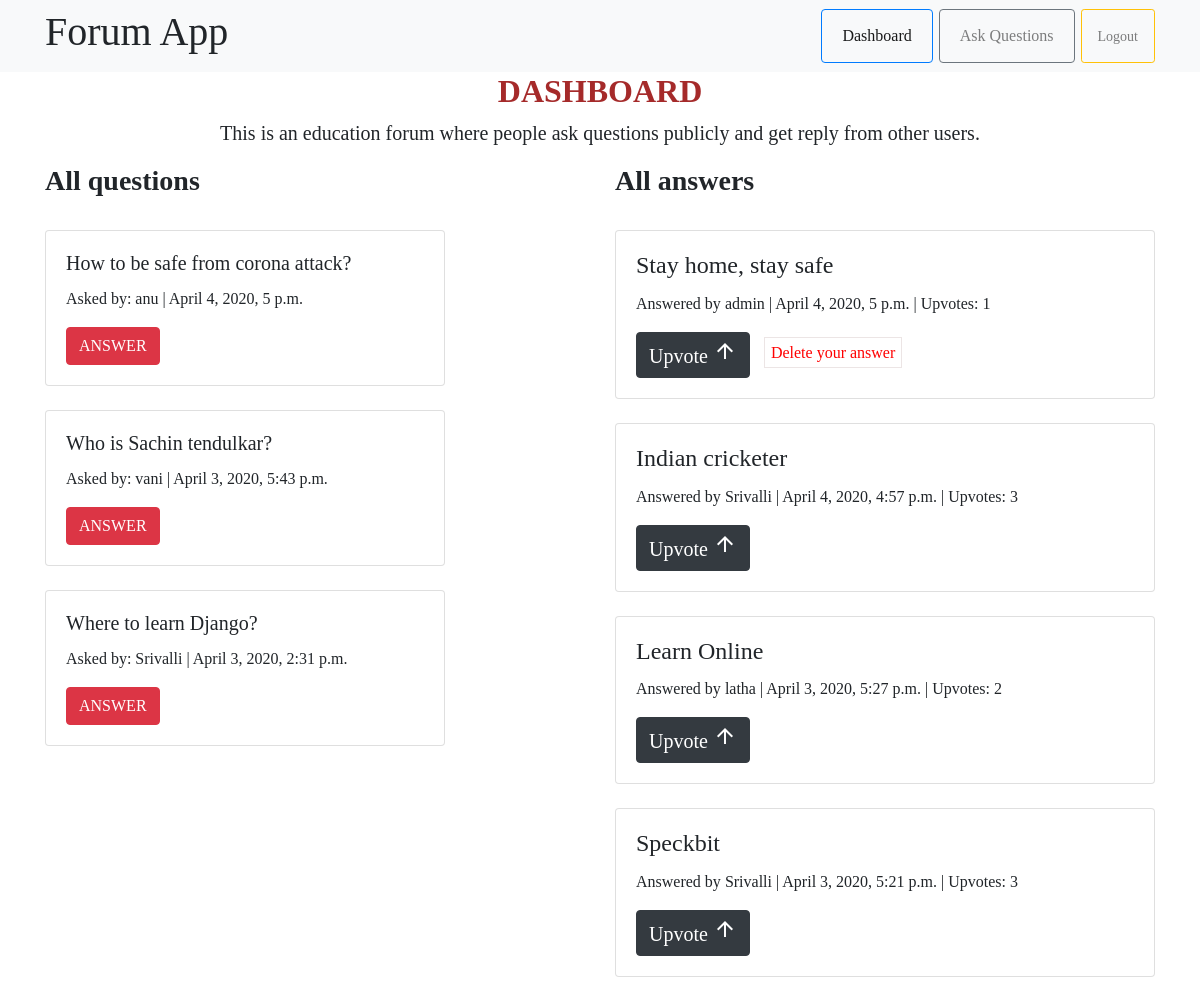
The app's page /dashboard/ (signed in) with its own data.
### quora/models.py (models this page shows, shortened)
class Question(models.Model):
    author= models.ForeignKey(User, on_delete=models.CASCADE)
    question= models.CharField(max_length=300,null=True, blank=True)
    timestamp= models.DateTimeField(auto_now=True,blank=True)

class Answer(models.Model):
	answer = models.CharField(max_length=1000, blank=True)
	timestamp = models.DateTimeField(auto_now_add=True, blank=True)
	question = models.ForeignKey(Question, on_delete=models.CASCADE)
	author = models.ForeignKey(User, on_delete=models.CASCADE)
	upvotes = models.IntegerField(blank=True)

### quora/views.py (the view)
# urls.py: path('dashboard/',dashboard),
def dashboard(request):
    all_questions=Question.objects.all().order_by('-timestamp')
    all_answers=Answer.objects.all().order_by('-timestamp')
    return render(request, "dashboard.html", {"all_questions":all_questions, "all_answers":all_answers})

### quora/templates/dashboard.html
{% extends 'base1.html' %}
{% block body %}
<div class="container">
        <h2 style="color: brown; text-align: center; font-weight: bolder;">DASHBOARD</h2>
        <p style="font-size: 20px;text-align: center;">This is an education forum where people ask questions publicly and get reply from other users.</p>
        <div class="row">
        <div class="col-md-6">
            <div class="sub-head">
                <h3 style="font-weight: bold;">All questions</h3>
            </div>
            <br>
            {%for q in all_questions%}
            <div class="card" style="width: 25rem;">
                <div class="card-body">
                    <h5 class="card-title">{{ q.question }}</h5>
                    <p class="card-text">Asked by: {{q.author}} | {{q.timestamp}}</p>
                    <a href="/discussion/{{q.id}}/" class="btn btn-danger">ANSWER</a>
                 </div>
            </div>
            <br>
			{% endfor %}
        </div>
        <div class="col-md-6">
            <div class="sub-head">
                <h3  style="font-weight: bold;">All answers</h3>
            </div>
            <br>
            {% for a in all_answers %}
					<div class="card">
						<div class="card-body">
							<h4 class="card-title">{{ a.answer }}</h4>
							<p class="card-text">Answered by {{ a.author }} | {{ a.timestamp }} | Upvotes: {{ a.upvotes }}</p>
							<a href="/upvote/{{a.id}}/" class="btn btn-dark" style="font-size: 20px;">Upvote
                                <i class="material-icons ">arrow_upward</i></a>
                            {% if a.author == user %}
							<a style="border: 1px solid rgb(236, 229, 229); text-decoration: none;padding: 6px; color: red; margin-left: 10px;" href="/delete_answer/{{a.id}}/">Delete your answer</a>
							{% endif %}
						</div>
					</div><br>
				{% endfor %}
			</div>
        </div>
    </div>
{% endblock %}

### quora/templates/base1.html (style rules this page uses)
body { font-family:Georgia; }

### records on screen
Question: question "How to be safe from corona attack?", author "anu", timestamp "April 4, 2020, 5 p.m."
Question: question "Who is Sachin tendulkar?", author "vani", timestamp "April 3, 2020, 5:43 p.m."
Question: question "Where to learn Django?", author "Srivalli", timestamp "April 3, 2020, 2:31 p.m."
Answer: answer "Stay home, stay safe", author "admin", timestamp "April 4, 2020, 5 p.m.", upvotes "1"
Answer: answer "Indian cricketer", author "Srivalli", timestamp "April 4, 2020, 4:57 p.m.", upvotes "3"
Answer: answer "Learn Online", author "latha", timestamp "April 3, 2020, 5:27 p.m.", upvotes "2"
Answer: answer "Speckbit", author "Srivalli", timestamp "April 3, 2020, 5:21 p.m.", upvotes "3"
